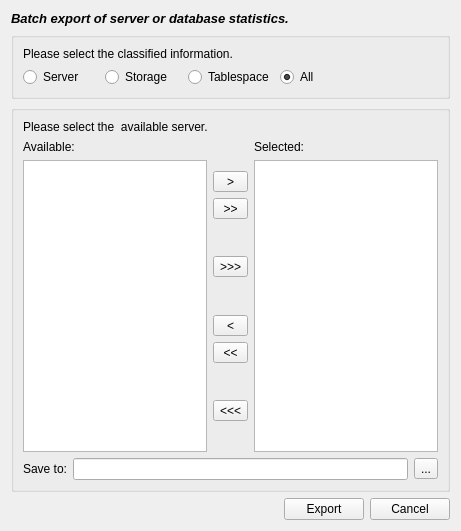
<?xml version="1.0" encoding="UTF-8"?>
<ui version="4.0">
 <class>Form</class>
 <widget class="QWidget" name="Form">
  <property name="geometry">
   <rect>
    <x>0</x>
    <y>0</y>
    <width>461</width>
    <height>531</height>
   </rect>
  </property>
  <property name="windowTitle">
   <string>Export</string>
  </property>
  <property name="windowIcon">
   <iconset>
    <normaloff>ooopic_1569555377.ico</normaloff>ooopic_1569555377.ico</iconset>
  </property>
  <layout class="QGridLayout" name="gridLayout_13">
   <item row="2" column="1" colspan="2">
    <layout class="QGridLayout" name="gridLayout_5" columnstretch="1,0">
     <item row="0" column="0">
      <widget class="QPushButton" name="pushButton">
       <property name="text">
        <string>Export</string>
       </property>
      </widget>
     </item>
     <item row="0" column="1">
      <widget class="QPushButton" name="pushButton_2">
       <property name="text">
        <string>Cancel</string>
       </property>
      </widget>
     </item>
    </layout>
   </item>
   <item row="1" column="0" colspan="3">
    <layout class="QGridLayout" name="gridLayout_12">
     <item row="0" column="0">
      <widget class="QGroupBox" name="groupBox_2">
       <property name="title">
        <string/>
       </property>
       <layout class="QGridLayout" name="gridLayout_11">
        <item row="1" column="0">
         <layout class="QGridLayout" name="gridLayout_10">
          <item row="0" column="0">
           <widget class="QLabel" name="label_14">
            <property name="text">
             <string>Please select the classified information.</string>
            </property>
           </widget>
          </item>
          <item row="1" column="0">
           <layout class="QGridLayout" name="gridLayout_3">
            <item row="0" column="1">
             <widget class="QRadioButton" name="radioButton_2">
              <property name="text">
               <string>Storage</string>
              </property>
             </widget>
            </item>
            <item row="0" column="4">
             <widget class="QLabel" name="label_9">
              <property name="text">
               <string/>
              </property>
             </widget>
            </item>
            <item row="0" column="0">
             <widget class="QRadioButton" name="radioButton">
              <property name="text">
               <string>Server</string>
              </property>
             </widget>
            </item>
            <item row="0" column="2">
             <widget class="QRadioButton" name="radioButton_3">
              <property name="text">
               <string>Tablespace</string>
              </property>
             </widget>
            </item>
            <item row="0" column="3">
             <widget class="QRadioButton" name="radioButton_4">
              <property name="text">
               <string>All</string>
              </property>
              <property name="checked">
               <bool>true</bool>
              </property>
             </widget>
            </item>
           </layout>
          </item>
         </layout>
        </item>
       </layout>
      </widget>
     </item>
     <item row="1" column="0">
      <widget class="QGroupBox" name="groupBox">
       <property name="title">
        <string/>
       </property>
       <layout class="QGridLayout" name="gridLayout_9">
        <item row="0" column="0">
         <layout class="QGridLayout" name="gridLayout_8">
          <item row="0" column="0">
           <widget class="QLabel" name="label_13">
            <property name="text">
             <string>Please select the  available server.</string>
            </property>
           </widget>
          </item>
          <item row="1" column="0">
           <layout class="QGridLayout" name="gridLayout_7">
            <item row="0" column="0">
             <layout class="QGridLayout" name="gridLayout_2">
              <item row="0" column="0">
               <widget class="QLabel" name="label_11">
                <property name="text">
                 <string>Available:</string>
                </property>
               </widget>
              </item>
              <item row="1" column="0">
               <widget class="QListWidget" name="listWidget">
                <property name="selectionMode">
                 <enum>QAbstractItemView::ExtendedSelection</enum>
                </property>
               </widget>
              </item>
             </layout>
            </item>
            <item row="0" column="1">
             <layout class="QGridLayout" name="gridLayout">
              <item row="8" column="0">
               <widget class="QToolButton" name="toolButton_4">
                <property name="sizePolicy">
                 <sizepolicy hsizetype="Preferred" vsizetype="Fixed">
                  <horstretch>0</horstretch>
                  <verstretch>0</verstretch>
                 </sizepolicy>
                </property>
                <property name="text">
                 <string>&lt;</string>
                </property>
               </widget>
              </item>
              <item row="12" column="0">
               <widget class="QLabel" name="label_8">
                <property name="text">
                 <string/>
                </property>
               </widget>
              </item>
              <item row="2" column="0">
               <widget class="QToolButton" name="toolButton_2">
                <property name="sizePolicy">
                 <sizepolicy hsizetype="Preferred" vsizetype="Fixed">
                  <horstretch>0</horstretch>
                  <verstretch>0</verstretch>
                 </sizepolicy>
                </property>
                <property name="text">
                 <string>&gt;&gt;</string>
                </property>
               </widget>
              </item>
              <item row="0" column="0">
               <widget class="QLabel" name="label_7">
                <property name="text">
                 <string/>
                </property>
               </widget>
              </item>
              <item row="1" column="0">
               <widget class="QToolButton" name="toolButton">
                <property name="sizePolicy">
                 <sizepolicy hsizetype="Preferred" vsizetype="Fixed">
                  <horstretch>0</horstretch>
                  <verstretch>0</verstretch>
                 </sizepolicy>
                </property>
                <property name="text">
                 <string>&gt;</string>
                </property>
               </widget>
              </item>
              <item row="9" column="0">
               <widget class="QToolButton" name="toolButton_5">
                <property name="sizePolicy">
                 <sizepolicy hsizetype="Preferred" vsizetype="Fixed">
                  <horstretch>0</horstretch>
                  <verstretch>0</verstretch>
                 </sizepolicy>
                </property>
                <property name="text">
                 <string>&lt;&lt;</string>
                </property>
               </widget>
              </item>
              <item row="4" column="0">
               <widget class="QToolButton" name="toolButton_3">
                <property name="sizePolicy">
                 <sizepolicy hsizetype="Preferred" vsizetype="Fixed">
                  <horstretch>0</horstretch>
                  <verstretch>0</verstretch>
                 </sizepolicy>
                </property>
                <property name="text">
                 <string>&gt;&gt;&gt;</string>
                </property>
               </widget>
              </item>
              <item row="10" column="0">
               <widget class="QLabel" name="label_2">
                <property name="text">
                 <string/>
                </property>
               </widget>
              </item>
              <item row="3" column="0">
               <widget class="QLabel" name="label">
                <property name="text">
                 <string/>
                </property>
               </widget>
              </item>
              <item row="11" column="0">
               <widget class="QToolButton" name="toolButton_6">
                <property name="sizePolicy">
                 <sizepolicy hsizetype="Preferred" vsizetype="Fixed">
                  <horstretch>0</horstretch>
                  <verstretch>0</verstretch>
                 </sizepolicy>
                </property>
                <property name="text">
                 <string>&lt;&lt;&lt;</string>
                </property>
               </widget>
              </item>
              <item row="5" column="0">
               <widget class="QLabel" name="label_6">
                <property name="text">
                 <string/>
                </property>
               </widget>
              </item>
             </layout>
            </item>
            <item row="0" column="2">
             <layout class="QGridLayout" name="gridLayout_4">
              <item row="0" column="0">
               <widget class="QLabel" name="label_12">
                <property name="text">
                 <string>Selected:</string>
                </property>
               </widget>
              </item>
              <item row="1" column="0">
               <widget class="QListWidget" name="listWidget_2">
                <property name="dragEnabled">
                 <bool>true</bool>
                </property>
                <property name="dragDropOverwriteMode">
                 <bool>false</bool>
                </property>
                <property name="dragDropMode">
                 <enum>QAbstractItemView::DragDrop</enum>
                </property>
                <property name="selectionMode">
                 <enum>QAbstractItemView::ExtendedSelection</enum>
                </property>
               </widget>
              </item>
             </layout>
            </item>
           </layout>
          </item>
         </layout>
        </item>
        <item row="1" column="0">
         <layout class="QGridLayout" name="gridLayout_6">
          <item row="0" column="0">
           <widget class="QLabel" name="label_5">
            <property name="text">
             <string>Save to:</string>
            </property>
           </widget>
          </item>
          <item row="0" column="1">
           <widget class="QLineEdit" name="lineEdit"/>
          </item>
          <item row="0" column="2">
           <widget class="QToolButton" name="toolButton_7">
            <property name="text">
             <string>...</string>
            </property>
           </widget>
          </item>
         </layout>
        </item>
       </layout>
      </widget>
     </item>
    </layout>
   </item>
   <item row="0" column="0" colspan="2">
    <widget class="QLabel" name="label_3">
     <property name="font">
      <font>
       <pointsize>10</pointsize>
       <weight>75</weight>
       <italic>true</italic>
       <bold>true</bold>
      </font>
     </property>
     <property name="text">
      <string>Batch export of server or database statistics.</string>
     </property>
    </widget>
   </item>
   <item row="2" column="0">
    <spacer name="horizontalSpacer">
     <property name="orientation">
      <enum>Qt::Horizontal</enum>
     </property>
     <property name="sizeHint" stdset="0">
      <size>
       <width>40</width>
       <height>20</height>
      </size>
     </property>
    </spacer>
   </item>
  </layout>
 </widget>
 <tabstops>
  <tabstop>radioButton</tabstop>
  <tabstop>radioButton_2</tabstop>
  <tabstop>radioButton_3</tabstop>
  <tabstop>radioButton_4</tabstop>
  <tabstop>listWidget</tabstop>
  <tabstop>toolButton</tabstop>
  <tabstop>toolButton_2</tabstop>
  <tabstop>toolButton_3</tabstop>
  <tabstop>toolButton_4</tabstop>
  <tabstop>toolButton_5</tabstop>
  <tabstop>toolButton_6</tabstop>
  <tabstop>listWidget_2</tabstop>
  <tabstop>lineEdit</tabstop>
  <tabstop>toolButton_7</tabstop>
  <tabstop>pushButton</tabstop>
  <tabstop>pushButton_2</tabstop>
 </tabstops>
 <resources/>
 <connections/>
</ui>
